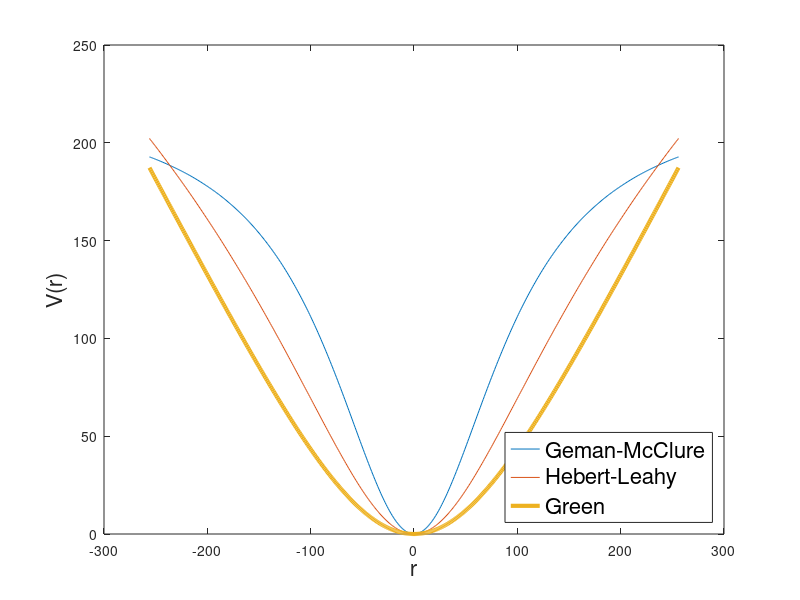
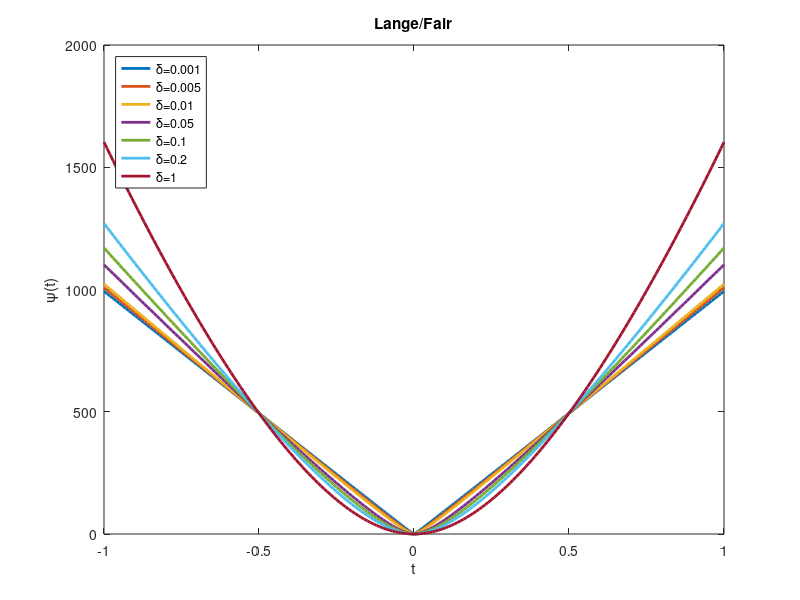
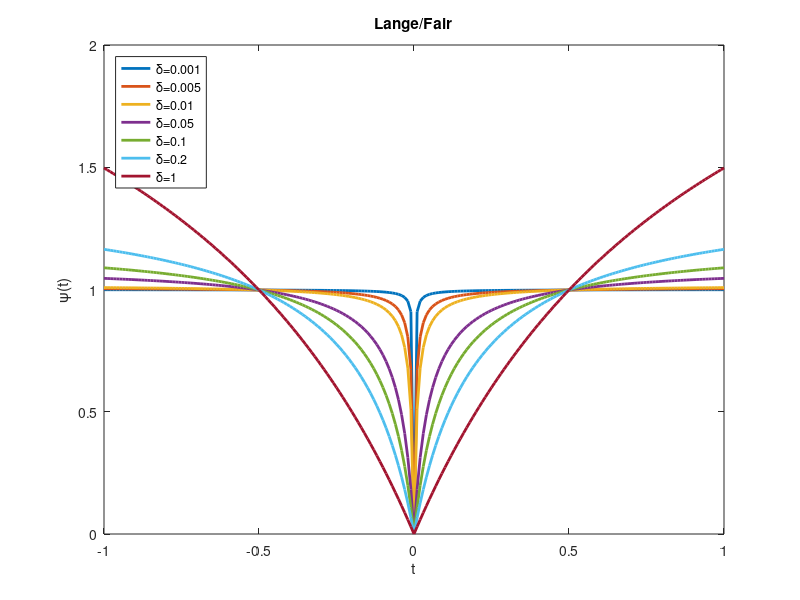
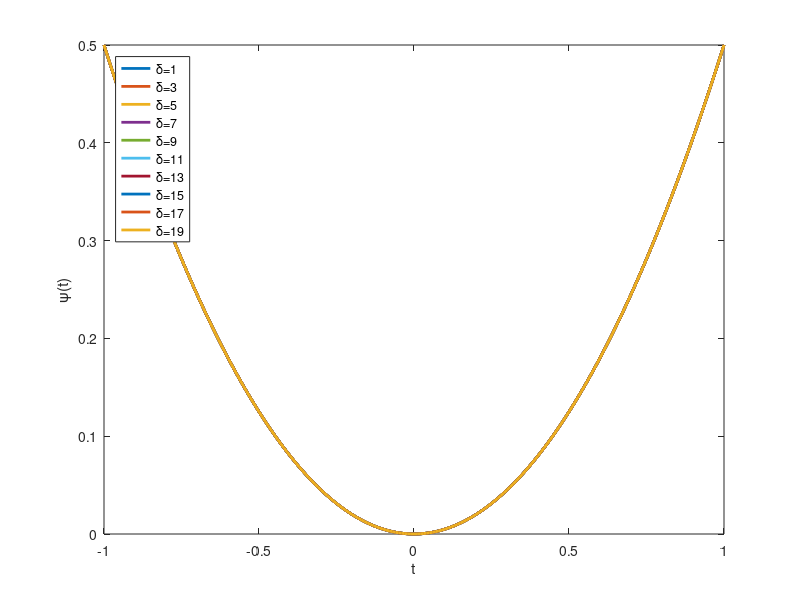

Recreate these plots in MATLAB, in order.
%  *********************************************************************
%  Proyecto AR-PET. Comisión Nacional de Energía Atómica.
%  Autor: Martín Belzunce. UTN-FRBA.
%  Fecha de Creación: 24/02/2013
%  *********************************************************************
%
%  Grafico los priors.
clear all
close all
r = -256: 1 : 256; % Diferencia entre píxeles.
delta_Geman = 100;
delta_Herbert = 100;
delta_Green = 100;
%% Funciones de energía
h = figure;
plot(r,1/45.*r.^2./(1+(r./delta_Geman).^2), r, delta_Herbert.*log(1+(r./delta_Herbert).^2), ...
    r, delta_Green.*log(cosh(r./delta_Green)), 'LineWidth',3);
h2=legend('Geman-McClure', 'Hebert-Leahy', 'Green','Location','SouthEast');
set(h2, 'FontSize',16);
xlabel('r', 'FontSize',16);
ylabel('V(r)', 'FontSize',16);
set(h, 'Position', [100 100 800 600]);


%% LANGE
h = figure;
r = -1: 0.01 : 1; % Diferencia entre píxeles.
delta = [1e-3*max(abs(r)) 5e-3*max(abs(r)) 1e-2*max(abs(r)) 5e-2*max(abs(r)) 1e-1*max(abs(r)) 2e-1*max(abs(r)) max(abs(r))];
[DELTA, R] = meshgrid(delta,r);
% Equalization factor:
scale_factor = (max(abs(r))./2./delta(1)-log(1+max(abs(r))./2./delta(1)))./(max(abs(r))./2./DELTA-log(1+max(abs(r))./2./DELTA));
lange = scale_factor.*(abs(R)./DELTA-log(1+abs(R)./DELTA));
plot(R,lange, 'LineWidth', 2);
for i = 1 : numel(delta)
    labels{i} = sprintf('\\delta=%d', delta(i));
end
legend(labels, 'Location', 'NorthWest');
title('Lange/Fair');
ylabel('\psi(t)');
xlabel('t');

% Derivada
h = figure;
scale_factor = (max(abs(R))/2./(max(abs(R))./2+delta(1)))./(max(abs(R))/2./(max(abs(R))./2+delta));
dlange = scale_factor.*(abs(R)./(abs(R)+DELTA));
plot(R,dlange, 'LineWidth', 2);
for i = 1 : numel(delta)
    labels{i} = sprintf('\\delta=%d', delta(i));
end
legend(labels, 'Location', 'NorthWest');
title('Lange/Fair');
ylabel('\psi(t)');
xlabel('t');

%%
h = figure;
delta = [1, 20:20:100, 100:50:300];
delta = 1 : 2 :20;
[DELTA, R] = meshgrid(delta,r);
huber = zeros(size(DELTA));
huber(DELTA>=abs(R)) = R(DELTA>=abs(R)).^2/2;
huber(DELTA<abs(R)) = DELTA(DELTA<abs(R)).*R(DELTA<abs(R))-DELTA(DELTA<abs(R)).^2/2;
plot(R,huber, 'LineWidth', 2);
for i = 1 : numel(delta)
    labels{i} = sprintf('\\delta=%d', delta(i));
end
legend(labels, 'Location', 'NorthWest');
ylabel('\psi(t)');
xlabel('t');

h = figure;
[DELTA, R] = meshgrid(delta,r);
dhuber = zeros(size(DELTA));
dhuber(DELTA>=R) = R(DELTA>=R);
dhuber(DELTA<R) = DELTA(DELTA<R);
plot(R,dhuber, 'LineWidth', 2);
for i = 1 : numel(delta)
    labels{i} = sprintf('\\delta=%d', delta(i));
end
legend(labels, 'Location', 'NorthWest');
ylabel('\psi(t)');
xlabel('t');